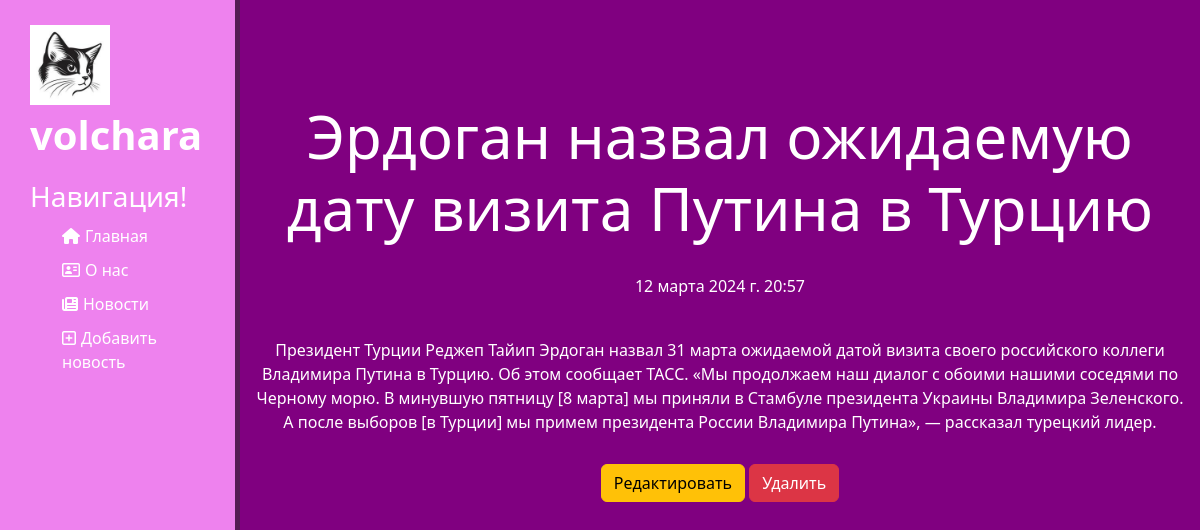
/news/24/, run on the app's committed database.
### news/models.py (models this page shows, shortened)
class Articles(models.Model):
    title = models.CharField('Название', max_length=100)
    announce = models.CharField('Анонс', max_length=250)
    text = models.TextField('Содержание')
    date_time = models.DateTimeField('Дата публикации')
    class Meta:
        verbose_name = 'News'
        verbose_name_plural = 'News'

### news/views.py (the view)
# urls.py: path('<int:pk>/', views.NewsDetailView.as_view(), name='news_detail'),
class NewsDetailView(DetailView):
    model = Articles
    template_name = 'news/details_view.html'
    context_object_name = 'article'

### news/templates/news/details_view.html (shortened to what this page needs)
{% extends 'main/layout.html' %}
{% block body %}
    <div class="features">
        <h1>{{ article.title }}</h1>
        <p>{{ article.date_time }}</p>
        <p>{{ article.text }}</p>
        <a class="btn btn-warning" href="{% url 'news_update' article.id %}">Редактировать</a>
        <a class="btn btn-danger" href="{% url 'news_delete' article.id %}">Удалить</a>
    </div>
{% endblock %}

### main/static/main/css/main.css (style rules this page uses)
body { background-color: #800080; color: #fff; }
.features p { margin: 10px; padding: 10px; }
main .features { float: left; color: #fff; margin-top: 100px; text-align: center; width: 80%; }
main .features h1 { font-size: 60px; }
main .features p { margin: 20px auto; }
a { text-decoration: none; }

### data on the page
Articles: title "Эрдоган назвал ожидаемую дату визита Путина в Турцию", date_time "12 марта 2024 г. 20:57", text "Президент Турции Реджеп Тайип Эрдоган назвал 31 марта ожидаемой датой визита своего российского коллеги Владимира Путина в Турцию. Об этом сообщает ТАСС. «Мы продолжаем наш диалог с обоими нашими соседями по Черному морю. В минувшую пятницу [8 марта] мы приняли в Стамбуле президента Украины Владимира Зеленского. А после выборов [в Турции] мы примем президента России Владимира Путина», — рассказал турецкий лидер."
